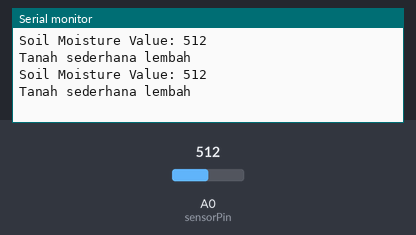
The sketch below on a simulated Arduino Uno, built with avr-gcc and run on an emulated ATmega328P. Shown: the last lines printed to the serial monitor. The test bench sets the inputs (shaded band); at power-on: A0 (sensorPin) = 512.

Above: at 2.8 s.
2.9 s: A0 (sensorPin) set to 411
At 5.2 s:
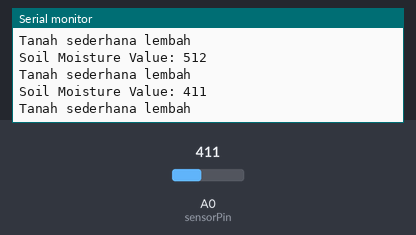
5.6 s: A0 (sensorPin) set to 392
At 6.8 s:
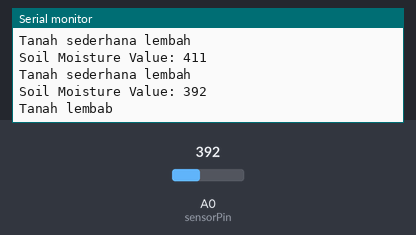
Timing chart, 0 to 8.6 s (numbered marks = the images above; inputs shaded):
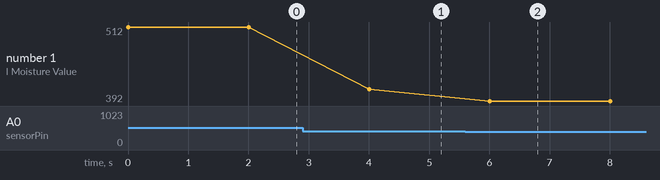

The sketch:

main.ino
```cpp
int sensorPin = A0;  // Soil sensor AO connected to A0
int sensorValue = 0;

void setup() {
  Serial.begin(115200);
}

void loop() {
  sensorValue = analogRead(sensorPin);
  Serial.print("Soil Moisture Value: ");
  Serial.println(sensorValue);

  if(sensorValue < 400) {
    Serial.println("Tanah lembab");
  } else if(sensorValue >= 400 && sensorValue < 800) {
    Serial.println("Tanah sederhana lembah");
  } else {
    Serial.println("TANAH KERING! Sila siram tanaman anda.");
  }

  delay(2000);
}
```

Measured:
- the behaviour switches between 400 and 399 on A0 (sensorPin) (found by bisection; images 1 and 2)
- after the input at 2.9 s, the serial monitor: prints a new line after 1.1 s (image 1)
- after the input at 5.6 s, the serial monitor: prints a new line after 0.40 s (image 2)
- plotted number 1: 512 → 411 after the input at 2.9 s, 411 → 392 after the input at 5.6 s
